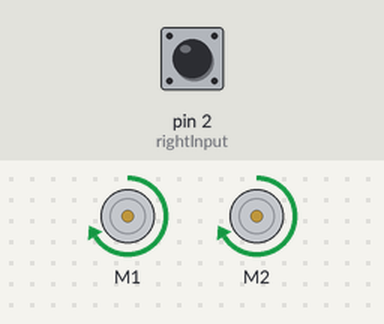
Recording of a sketch running on a simulated Arduino Uno, built with avr-gcc and run on an emulated ATmega328P. Shown: 2 × DC motor (green arrow = forward, orange = backward, longer = faster). The inputs (shaded band) are chosen by the test bench; at power-on: pin 2 (rightInput) LOW. What the sketch prints to the serial monitor is not drawn.

Above: at 0.1 s.
Timing chart, 0 to 1.6 s (numbered marks = the images above):
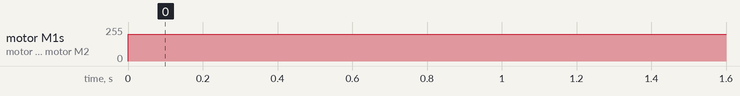

The sketch:

First_Sunday_Test.ino
```cpp
#include "AFMotor.h"

AF_DCMotor leftWheel(1); //motor 1 on port 1
AF_DCMotor rightWheel(2); //motor 2 on port 2

int leftInput = 0;
int middleInput = 1;
int rightInput = 2;

void setup()
{
  Serial.begin(9600);
  leftWheel.run(FORWARD);
  leftWheel.setSpeed(100);
  rightWheel.run(FORWARD);
  rightWheel.setSpeed(100);
}

void loop() {

  int leftSensor = digitalRead(leftInput);
  int middleSensor = digitalRead(middleInput);
  int rightSensor = digitalRead(rightInput);

  Serial.println(leftSensor);
  Serial.println(rightSensor);
  Serial.println(middleSensor);

  if(middleSensor == 0)
  {
    leftWheel.run(FORWARD);
    leftWheel.setSpeed(200);
    rightWheel.run(FORWARD);
    rightWheel.setSpeed(200);
    delay(1000);
  }
  else
  {
    leftWheel.run(BACKWARD);
    leftWheel.setSpeed(100);
    rightWheel.run(BACKWARD);
    rightWheel.setSpeed(100);
    delay(1000);
  }
}
```

Measured:
- by itself, motor M1, motor M2: stopped → forward 200/255 at 0.00 s
